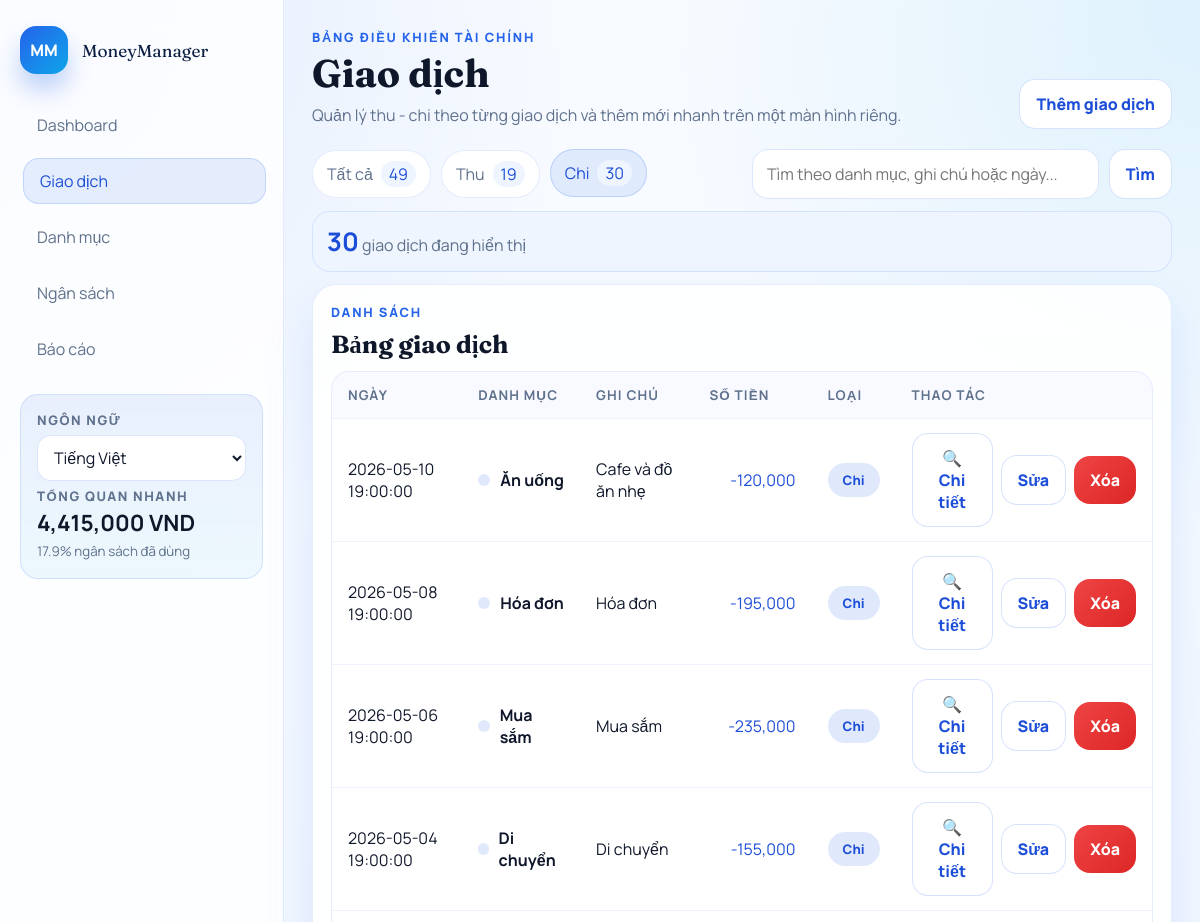
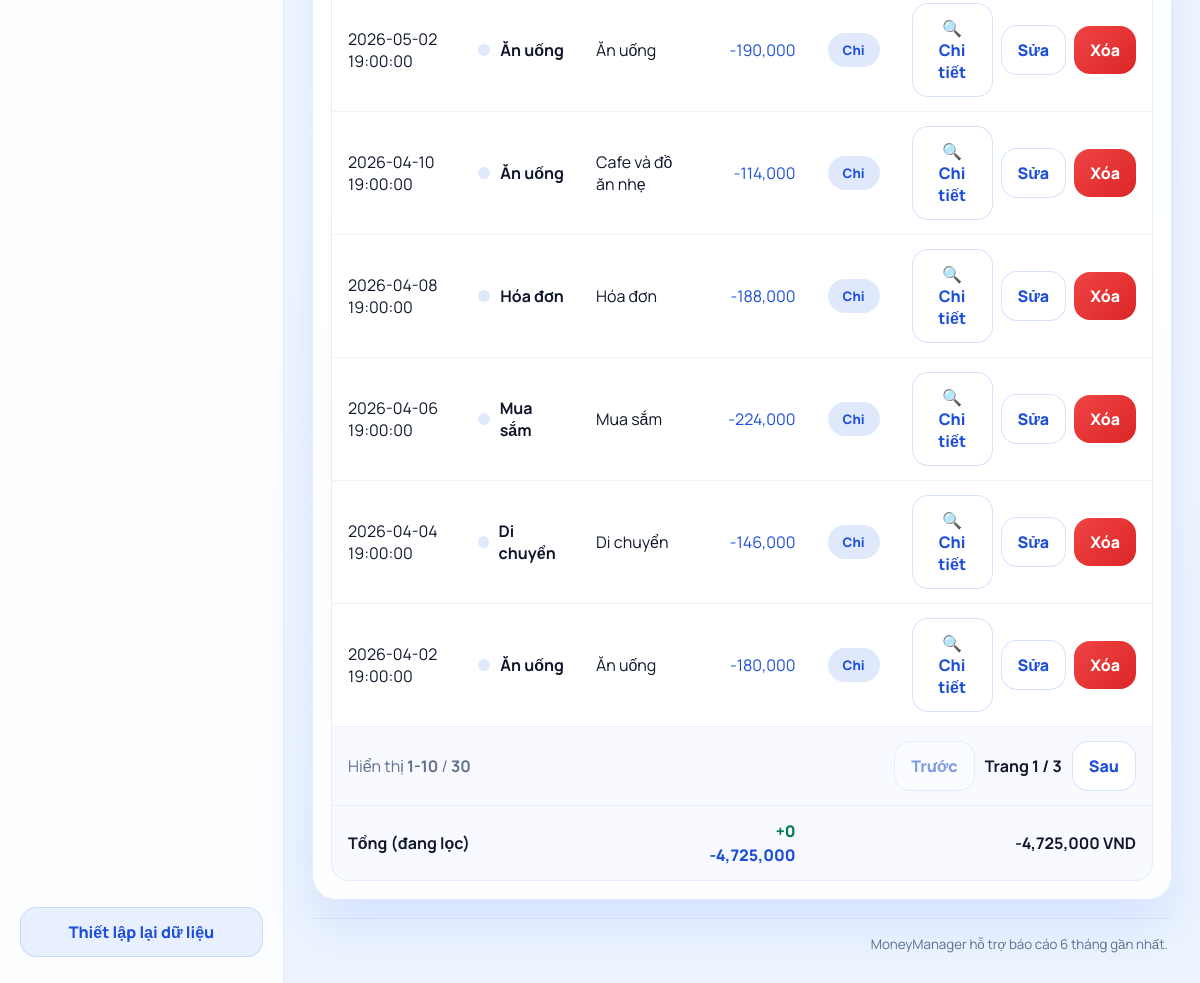
/transactions?q=&type=expense, run on the app's committed database (2 pictures, top to bottom).
### tables this page shows
CREATE TABLE transactions (
        id INTEGER PRIMARY KEY AUTOINCREMENT,
        date TEXT NOT NULL,
        amount REAL NOT NULL,           -- Số dương cho thu, số âm cho chi
        category_id INTEGER NOT NULL,   -- Tham chiếu sang bảng categories
        note TEXT,
        FOREIGN KEY (category_id) REFERENCES categories (id)
        );

CREATE TABLE categories (
            id INTEGER PRIMARY KEY AUTOINCREMENT,
            key TEXT UNIQUE NOT NULL,
            value TEXT NOT NULL,
            type INTEGER NOT NULL CHECK (type IN (0, 1)) -- 0: chi, 1: thu
        );

### app.py (the view)
@app.route("/transactions")
def transactions_page() -> str:
    search_query = request.args.get("q", default="").strip()
    return render_template(
        "transactions.html",
        **_transaction_form_context(
            "transactions",
            "Giao dịch",
            "Quản lý thu - chi theo từng giao dịch và thêm mới nhanh trên một màn hình riêng.",
            search_query,
        ),
    )

### app.py (called while the page is built)
def _current_language() -> str:
    language = session.get("language", "vi")
    return language if language in TRANSLATIONS else "vi"

def t(key: str) -> str:
    language = _current_language()
    return TRANSLATIONS.get(language, TRANSLATIONS["vi"]).get(key, TRANSLATIONS["vi"].get(key, key))

@app.context_processor
def inject_language_context() -> dict[str, object]:
    return {
        "current_lang": _current_language(),
        "supported_languages": SUPPORTED_LANGUAGES,
        "t": t,
    }

def _format_money(value: float) -> str:
    return f"{value:,.0f}"

def _month_bounds(year: int, month: int) -> tuple[str, str]:
    start = datetime(year, month, 1, 0, 0, 0)
    end_day = calendar.monthrange(year, month)[1]
    end = datetime(year, month, end_day, 23, 59, 59)
    return start.strftime("%Y-%m-%d %H:%M:%S"), end.strftime("%Y-%m-%d %H:%M:%S")

def _dashboard_chart_payload() -> dict[str, list[object]]:
    monthly_summary = list(reversed(db_helper.get_monthly_summary()[:6]))
    category_summary = db_helper.get_category_summary()[:8]
    return {
        "chart_month_labels": [row["month"] for row in monthly_summary],
        "chart_income_values": [float(row["total_income"] or 0) for row in monthly_summary],
        "chart_expense_values": [abs(float(row["total_expense"] or 0)) for row in monthly_summary],
        "category_labels": [row["category_name"] for row in category_summary],
        "category_values": [abs(float(row["total_amount"] or 0)) for row in category_summary],
    }

def _ensure_db() -> None:
    if not app.config.get("DATABASE_READY", False):
        db_helper.init_db()
        app.config["DATABASE_READY"] = True

### modulo/db_helper.py (called while the page is built)
def get_connection():
    db_dir = os.path.join(os.path.dirname(__file__), '../database')
    db_path = os.path.join(db_dir, 'finance.db')
    os.makedirs(db_dir, exist_ok=True)
    conn = sqlite3.connect(db_path)
    conn.row_factory = sqlite3.Row
    return conn

def get_all_categories():
    conn = get_connection()
    cursor = conn.cursor()
    cursor.execute('SELECT * FROM categories ORDER BY type, value')
    rows = cursor.fetchall()
    conn.close()
    return [dict(row) for row in rows]

def get_setting(key):
    conn = get_connection()
    cursor = conn.cursor()
    cursor.execute('SELECT value FROM settings WHERE key = ?', (key,))
    row = cursor.fetchone()
    conn.close()
    return row['value'] if row else None

### templates/transactions.html (shortened to what this page needs)
{% extends "base.html" %}
{% block content %}
<section class="transaction-toolbar">
  <div class="chip-row">
    <a class="chip {% if transaction_type_filter == 'all' %}active{% endif %}" href="{{ url_for('transactions_page', q=search_query) }}">
      Tất cả <span>{{ transaction_type_counts.all }}</span>
    </a>
    <a class="chip {% if transaction_type_filter == 'income' %}active{% endif %}" href="{{ url_for('transactions_page', q=search_query, type='income') }}">
      Thu <span>{{ transaction_type_counts.income }}</span>
    </a>
    <a class="chip {% if transaction_type_filter == 'expense' %}active{% endif %}" href="{{ url_for('transactions_page', q=search_query, type='expense') }}">
      Chi <span>{{ transaction_type_counts.expense }}</span>
    </a>
  </div>
  <form class="search-bar search-bar-wide" method="get" action="{{ url_for('transactions_page') }}">
    <input id="transactionSearch" type="search" name="q" value="{{ search_query }}" placeholder="Tìm theo danh mục, ghi chú hoặc ngày...">
    <button type="submit" class="btn btn-outline">Tìm</button>
  </form>
</section>
<section class="transaction-summary-strip module-tip">
  <div>
    <strong>{{ transaction_count_display }}</strong>
    <span>giao dịch đang hiển thị</span>
  </div>
</section>
<section class="module-grid module-grid-transactions">
  <article class="panel panel-wide">
    <div class="panel-head panel-head-tight">
      <div>
        <p class="panel-kicker">Danh sách</p>
        <h2>Bảng giao dịch</h2>
      </div>
    </div>
    <div class="table-wrap">
      <table class="transaction-table">
        <thead>
          <tr>
            <th>Ngày</th>
            <th>Danh mục</th>
            <th>Ghi chú</th>
            <th class="align-right">Số tiền</th>
            <th>Loại</th>
            <th class="align-right">Thao tác</th>
          </tr>
        </thead>
        <tbody id="transactionTableBody">
          {% for item in transactions %}
            <tr class="transaction-row-clickable"
                data-search="{{ item.date }} {{ item.category_name }} {{ item.note or '' }} {{ item.amount }}"
                data-transaction-id="{{ item.id }}"
                data-transaction-date="{{ item.date }}"
                data-transaction-category="{{ item.category_name }}"
                data-transaction-note="{{ item.note or '' }}"
                data-transaction-amount="{{ item.amount }}"
                data-transaction-amount-display="{{ item.amount|abs|money }} VND"
                data-transaction-kind="{{ 'Thu nhập' if item.category_type == 1 else 'Chi tiêu' }}"
                data-transaction-edit-url="{{ url_for('edit_transaction', transaction_id=item.id) }}"
                data-transaction-delete-url="{{ url_for('delete_transaction', transaction_id=item.id) }}">
              <td>{{ item.date }}</td>
              <td>
                <div class="table-category">
                  <span class="transaction-dot {{ 'income' if item.category_type == 1 else 'expense' }}"></span>
                  <strong>{{ item.category_name }}</strong>
                </div>
              </td>
              <td>{{ item.note or '-' }}</td>
              <td class="align-right amount-cell {{ 'income' if item.amount >= 0 else 'expense' }}">
                {{ '+' if item.amount >= 0 else '-' }}{{ item.amount|abs|money }}
              </td>
              <td>
                <span class="badge {{ 'badge-income' if item.category_type == 1 else 'badge-expense' }}">
                  {{ 'Thu' if item.category_type == 1 else 'Chi' }}
                </span>
              </td>
              <td>
                <div class="table-actions">
                  <button type="button" class="btn btn-mini btn-outline" data-open-detail-modal>🔍 Chi tiết</button>
                  <a class="btn btn-mini btn-outline" href="{{ url_for('edit_transaction', transaction_id=item.id) }}">Sửa</a>
                  <form action="{{ url_for('delete_transaction', transaction_id=item.id) }}" method="post" onsubmit="return confirm('Xóa giao dịch này?');">
                    <button type="submit" class="btn btn-mini btn-danger">Xóa</button>
                  </form>
                </div>
              </td>
            </tr>
          {% else %}
            <tr class="empty-row">
              <td colspan="6">Chưa có giao dịch nào. Bấm “Thêm giao dịch” để nhập giao dịch đầu tiên.</td>
            </tr>
          {% endfor %}
        </tbody>
        <tfoot>
          <tr class="table-foot table-foot-pagination">
            <td colspan="6">
              <div class="table-pagination">
                <div>
                  Hiển thị <strong>{{ pagination.display_start }}-{{ pagination.display_end }}</strong>
                  / <strong>{{ pagination.total_items }}</strong>
                </div>
                <div class="pagination-actions">
                  {% if pagination.has_prev %}
                    <a class="btn btn-mini btn-outline" href="{{ url_for('transactions_page', q=search_query, type=transaction_type_filter, page=pagination.prev_page) }}">Trước</a>
                  {% else %}
                    <span class="btn btn-mini btn-outline is-disabled">Trước</span>
                  {% endif %}
                  <span class="pagination-page">Trang <strong>{{ pagination.page }}</strong> / {{ pagination.total_pages }}</span>
                  {% if pagination.has_next %}
                    <a class="btn btn-mini btn-outline" href="{{ url_for('transactions_page', q=search_query, type=transaction_type_filter, page=pagination.next_page) }}">Sau</a>
                  {% else %}
                    <span class="btn btn-mini btn-outline is-disabled">Sau</span>
                  {% endif %}
                </div>
              </div>
            </td>
          </tr>
          <tr class="table-foot">
            <td colspan="3"><strong>Tổng (đang lọc)</strong></td>
            <td class="align-right">
              <div class="table-foot-stack">
                <div class="income">+{{ transactions_total_income|money }}</div>
                <div class="expense">-{{ transactions_total_expense|money }}</div>
              </div>
            </td>
            <td colspan="2" class="align-right"><strong>{{ transactions_total_net|money }} VND</strong></td>
          </tr>
        </tfoot>
      </table>
    </div>
  </article>
</section>
{% endblock %}

### data on the page
transactions: date "2026-05-10 19:00:00", category_name "Ăn uống", note "Cafe và đồ ăn nhẹ", amount "-", amount|abs "120,000"
categories: type "Chi"
transactions: date "2026-05-08 19:00:00", category_name "Hóa đơn", note "Hóa đơn", amount "-", amount|abs "195,000"
categories: type "Chi"
transactions: date "2026-05-06 19:00:00", category_name "Mua sắm", note "Mua sắm", amount "-", amount|abs "235,000"
categories: type "Chi"
transactions: date "2026-05-04 19:00:00", category_name "Di chuyển", note "Di chuyển", amount "-", amount|abs "155,000"
categories: type "Chi"
transactions: date "2026-05-02 19:00:00", category_name "Ăn uống", note "Ăn uống", amount "-", amount|abs "190,000"
transactions: date "2026-04-10 19:00:00", category_name "Ăn uống", note "Cafe và đồ ăn nhẹ", amount "-", amount|abs "114,000"
transactions: date "2026-04-08 19:00:00", category_name "Hóa đơn", note "Hóa đơn", amount "-", amount|abs "188,000"
transactions: date "2026-04-06 19:00:00", category_name "Mua sắm", note "Mua sắm", amount "-", amount|abs "224,000"
transactions: date "2026-04-04 19:00:00", category_name "Di chuyển", note "Di chuyển", amount "-", amount|abs "146,000"
transactions: date "2026-04-02 19:00:00", category_name "Ăn uống", note "Ăn uống", amount "-", amount|abs "180,000"

### other printed values
{{ t('dashboard') }} "Dashboard"
{{ t('transactions') }} "Giao dịch"
{{ t('categories') }} "Danh mục"
{{ t('budget') }} "Ngân sách"
{{ t('reports') }} "Báo cáo"
{{ t('language') }} "NGÔN NGỮ"
{{ t('quick_overview') }} "TỔNG QUAN NHANH"
{{ current_balance_display }} "4,415,000"
{{ budget_used|round(1) }} "17.9"
{{ t('reset_data') }} "Thiết lập lại dữ liệu"
{{ t('finance_dashboard') }} "BẢNG ĐIỀU KHIỂN TÀI CHÍNH"
{{ page_title }} "Giao dịch"
{{ page_subtitle }} "Quản lý thu - chi theo từng giao dịch và thêm mới nhanh trên một màn hình riêng."
{{ t('add_transaction') }} "Thêm giao dịch"
{{ transaction_type_counts.all }} "49"
